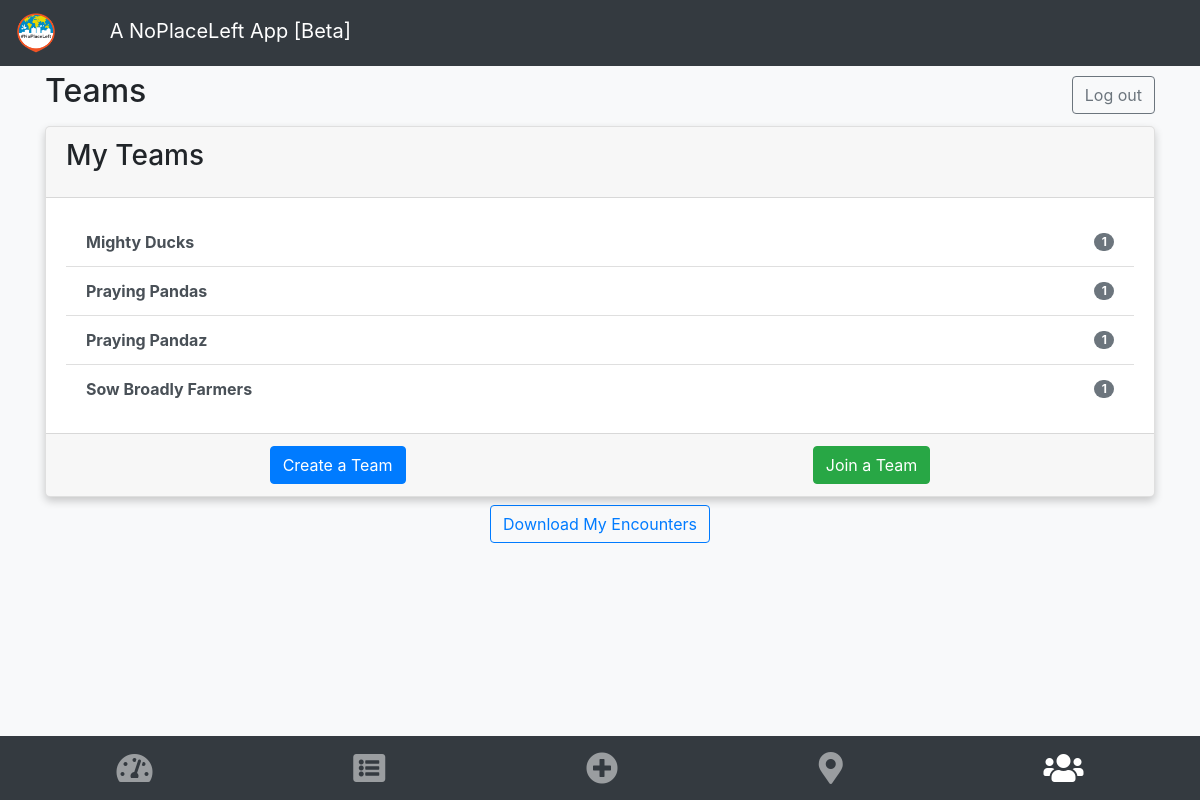
Page /npl/settings/ (signed in) on the earlier database version.
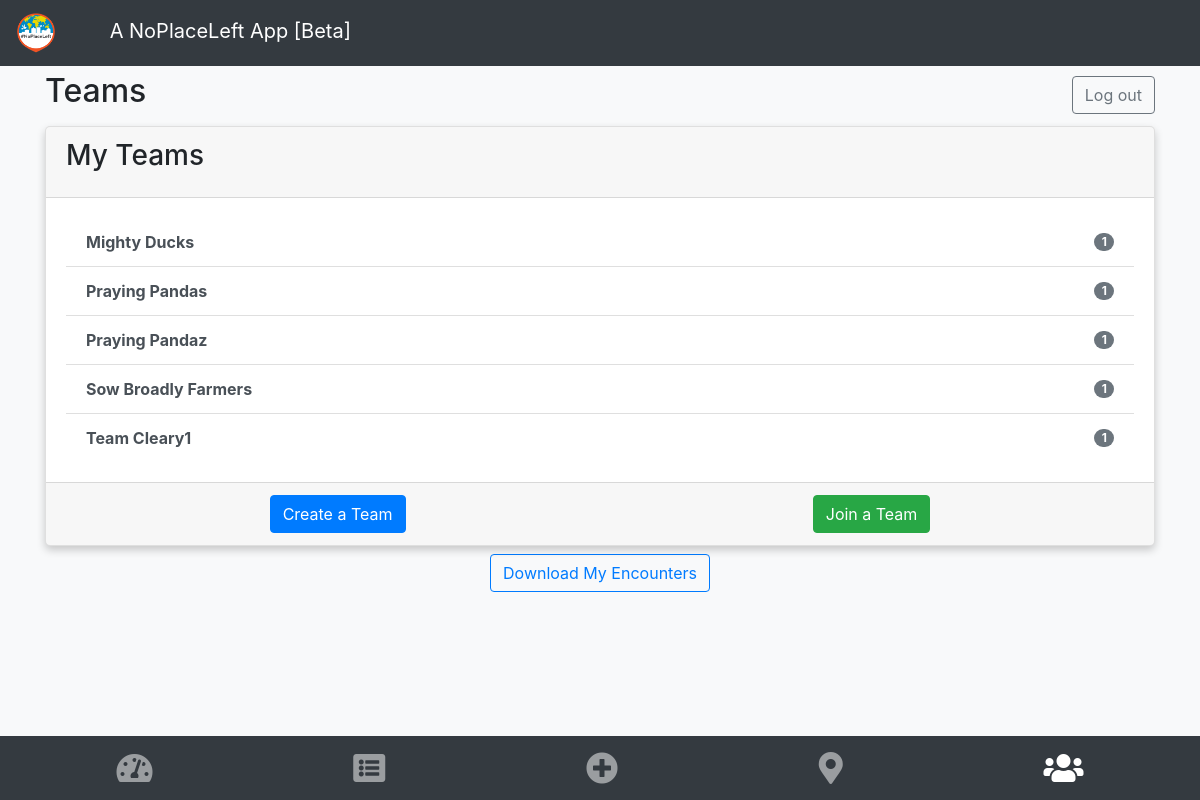
Same page on the later database version.
### npl/models.py (models this page shows, shortened)
class Team(models.Model):
    team_name = models.CharField(max_length=40)
    creation_date = models.DateTimeField(auto_now_add=True)
    members = models.ManyToManyField(Laborer)
    number_of_members = models.IntegerField(default=1)

### npl/views.py (the view)
# urls.py: path('settings/', views.view_settings, name="settings"),
def view_settings(request):
    my_laborer_id = get_laborer_id(request)
    my_teams_list = Team.objects.all().filter(members__id=my_laborer_id)
    other_team_members_list = []
    for team in my_teams_list:
        other_team_members = team.members.all().exclude(id=my_laborer_id)
        other_team_members_list.append(other_team_members)
    print('my team MEMBERS = {}'.format(other_team_members_list))
    return render(request, 'npl/settings.html', {'my_teams_list': my_teams_list,
                                                 'other_team_members_list': other_team_members_list,
                                                 })

### npl/models.py (called while the page is built)
    def __str__(self):
        name = str(self.user.first_name) + str(self.user.last_name)
        if name != '' and name is not None:
            return name
        return self.user.username

### npl/views.py (called while the page is built)
def get_laborer_id(request):
    user_id = request.user.id
    return Laborer.objects.get(user__id=user_id).id

### npl/templates/npl/settings.html (shortened to what this page needs)
{% extends "base.html" %}
{% block content %}
<div class="d-flex justify-content-between align-items-center">
    <h2>Teams</h2>
    <a class="btn btn-outline-secondary" href="{% url 'npl:logout' %}">Log out</a>
</div>
<div class="card shadow my-2">
    <div class="card-header d-flex justify-content-between align-items-center">
        <h3 class="card-title">My Teams</h3>
    </div>
    <div class="card-body">
        {% if my_teams_list %}
         <div class="list-group list-group-flush d-flex justify-content-between">
                       {% for team in my_teams_list %}
                    <a class="list-group-item list-group-item-action d-flex justify-content-between align-items-center"
                       href="{% url 'npl:team_detail' team.id %}">
                        <strong>{{team.team_name}}</strong>
                        <span class="badge badge-pill badge-secondary">{{ team.number_of_members }}</span>
                    </a>
                 {% endfor %}
         </div>
        {% else %}
        <p>You haven't joined any teams yet!</p>
        {% endif %}
    </div>
    <div class="card-footer">
        <div class="d-flex justify-content-around">
            <a class="btn btn-primary" href="{% url 'npl:create_team' %}">Create a Team</a>
            <a class="btn btn-success" href="{% url 'npl:join_team' %}">Join a Team</a>
        </div>
  </div>
</div>
<div class="d-flex justify-content-center">
    <a class="btn btn-large btn-outline-primary" href="{% url 'npl:export_my_encounters' %}">Download My Encounters</a>
</div>
<br />
<br />
{% endblock %}

Differences in the rows shown:
added Team: team_name "Team Cleary1", number_of_members "1"
